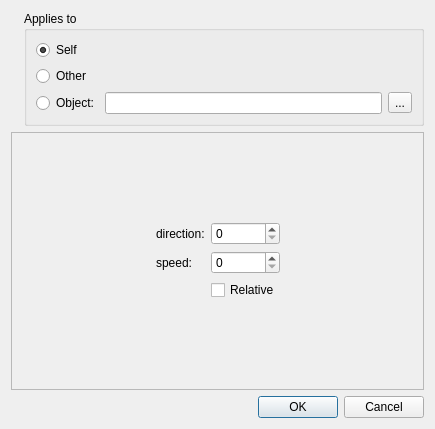
<?xml version="1.0" encoding="UTF-8"?>
<ui version="4.0">
 <class>MoveFreeDialog</class>
 <widget class="QDialog" name="MoveFreeDialog">
  <property name="geometry">
   <rect>
    <x>0</x>
    <y>0</y>
    <width>435</width>
    <height>429</height>
   </rect>
  </property>
  <property name="windowTitle">
   <string>Move Free</string>
  </property>
  <layout class="QVBoxLayout" name="verticalLayout_2" stretch="0,1,0">
   <item>
    <layout class="QHBoxLayout" name="horizontalLayout" stretch="0,1">
     <item>
      <widget class="QLabel" name="label">
       <property name="text">
        <string/>
       </property>
       <property name="pixmap">
        <pixmap resource="../../resources_editor.qrc">:/qtgameengine/icons/action-move-free.png</pixmap>
       </property>
      </widget>
     </item>
     <item>
      <widget class="QGroupBox" name="groupBox">
       <property name="title">
        <string>Applies to</string>
       </property>
       <layout class="QVBoxLayout" name="verticalLayout">
        <item>
         <widget class="QRadioButton" name="radioButtonSelf">
          <property name="text">
           <string>Self</string>
          </property>
          <property name="checked">
           <bool>true</bool>
          </property>
         </widget>
        </item>
        <item>
         <widget class="QRadioButton" name="radioButtonOther">
          <property name="text">
           <string>Other</string>
          </property>
         </widget>
        </item>
        <item>
         <layout class="QHBoxLayout" name="horizontalLayout_2">
          <item>
           <widget class="QRadioButton" name="radioButtonObject">
            <property name="text">
             <string>Object:</string>
            </property>
           </widget>
          </item>
          <item>
           <widget class="QLineEdit" name="lineEdit"/>
          </item>
          <item>
           <widget class="QToolButton" name="toolButton">
            <property name="text">
             <string>...</string>
            </property>
           </widget>
          </item>
         </layout>
        </item>
       </layout>
      </widget>
     </item>
    </layout>
   </item>
   <item>
    <widget class="QFrame" name="frame">
     <property name="frameShape">
      <enum>QFrame::StyledPanel</enum>
     </property>
     <property name="frameShadow">
      <enum>QFrame::Raised</enum>
     </property>
     <layout class="QGridLayout" name="gridLayout_2">
      <item row="1" column="2">
       <spacer name="horizontalSpacer_2">
        <property name="orientation">
         <enum>Qt::Horizontal</enum>
        </property>
        <property name="sizeHint" stdset="0">
         <size>
          <width>40</width>
          <height>20</height>
         </size>
        </property>
       </spacer>
      </item>
      <item row="0" column="1">
       <spacer name="verticalSpacer">
        <property name="orientation">
         <enum>Qt::Vertical</enum>
        </property>
        <property name="sizeHint" stdset="0">
         <size>
          <width>20</width>
          <height>40</height>
         </size>
        </property>
       </spacer>
      </item>
      <item row="2" column="1">
       <spacer name="verticalSpacer_2">
        <property name="orientation">
         <enum>Qt::Vertical</enum>
        </property>
        <property name="sizeHint" stdset="0">
         <size>
          <width>20</width>
          <height>40</height>
         </size>
        </property>
       </spacer>
      </item>
      <item row="1" column="0">
       <spacer name="horizontalSpacer">
        <property name="orientation">
         <enum>Qt::Horizontal</enum>
        </property>
        <property name="sizeHint" stdset="0">
         <size>
          <width>40</width>
          <height>20</height>
         </size>
        </property>
       </spacer>
      </item>
      <item row="1" column="1">
       <layout class="QFormLayout" name="formLayout">
        <item row="0" column="0">
         <widget class="QLabel" name="labelDirection">
          <property name="text">
           <string>direction:</string>
          </property>
          <property name="buddy">
           <cstring>spinBoxDirection</cstring>
          </property>
         </widget>
        </item>
        <item row="0" column="1">
         <widget class="QSpinBox" name="spinBoxDirection"/>
        </item>
        <item row="1" column="0">
         <widget class="QLabel" name="labelSpeed">
          <property name="text">
           <string>speed:</string>
          </property>
          <property name="buddy">
           <cstring>spinBoxSpeed</cstring>
          </property>
         </widget>
        </item>
        <item row="1" column="1">
         <widget class="QSpinBox" name="spinBoxSpeed"/>
        </item>
        <item row="2" column="1">
         <widget class="QCheckBox" name="checkBoxRelative">
          <property name="text">
           <string>Relative</string>
          </property>
         </widget>
        </item>
       </layout>
      </item>
     </layout>
    </widget>
   </item>
   <item>
    <widget class="QDialogButtonBox" name="buttonBox">
     <property name="orientation">
      <enum>Qt::Horizontal</enum>
     </property>
     <property name="standardButtons">
      <set>QDialogButtonBox::Cancel|QDialogButtonBox::Ok</set>
     </property>
    </widget>
   </item>
  </layout>
 </widget>
 <resources>
  <include location="../../resources_editor.qrc"/>
 </resources>
 <connections>
  <connection>
   <sender>buttonBox</sender>
   <signal>accepted()</signal>
   <receiver>MoveFreeDialog</receiver>
   <slot>accept()</slot>
   <hints>
    <hint type="sourcelabel">
     <x>248</x>
     <y>254</y>
    </hint>
    <hint type="destinationlabel">
     <x>157</x>
     <y>274</y>
    </hint>
   </hints>
  </connection>
  <connection>
   <sender>buttonBox</sender>
   <signal>rejected()</signal>
   <receiver>MoveFreeDialog</receiver>
   <slot>reject()</slot>
   <hints>
    <hint type="sourcelabel">
     <x>316</x>
     <y>260</y>
    </hint>
    <hint type="destinationlabel">
     <x>286</x>
     <y>274</y>
    </hint>
   </hints>
  </connection>
 </connections>
</ui>
